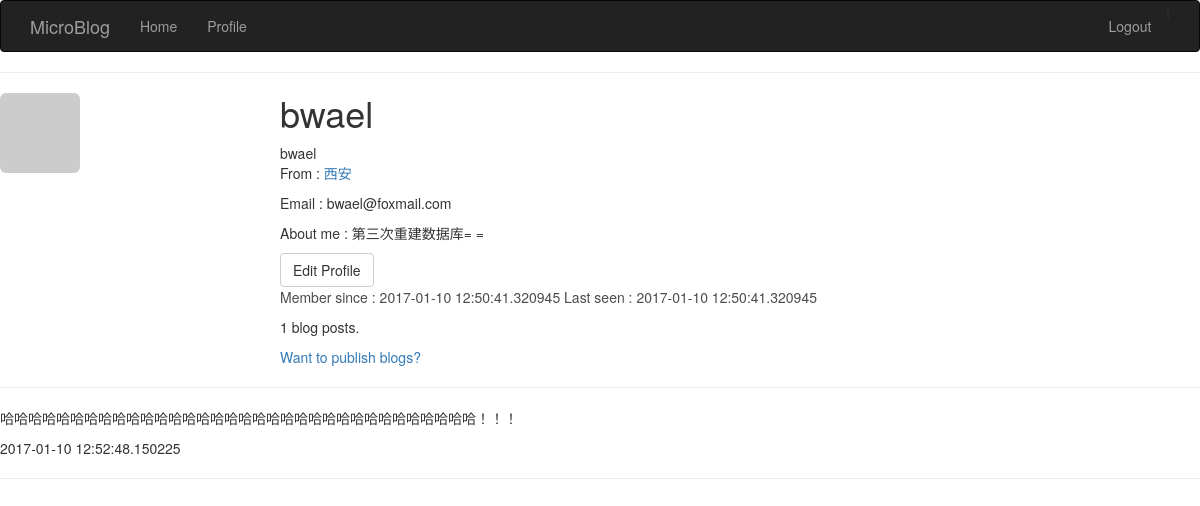
/user/1 (signed in), run on the app's committed database.
### app/models.py (models this page shows, shortened)
class User(db.Model):
    id = db.Column(db.Integer, primary_key = True)
    name = db.Column(db.String(64), index = True, unique = True)
    email = db.Column(db.String(120), index = True, unique = True)
    role_id = db.Column(db.Integer, db.ForeignKey('role.id'))
    password_hash = db.Column(db.String(128))
    posts = db.relationship('Post', backref = 'author', lazy = 'dynamic')
    location = db.Column(db.String(64))
    about_me = db.Column(db.String(140))
    member_since = db.Column(db.DateTime(), default=datetime.now)
    last_seen = db.Column(db.DateTime(), default=datetime.now)
    avatar_hash = db.Column(db.String(32))
    def gravatar(self, size=100, default='identicon', rating='g'):
        if request.is_secure:
            url = 'https://secure.gravatar.com/avatar'
        else:
            url = 'http://www.gravatar.com/avatar'
        hash = self.avatar_hash or hashlib.md5(
            self.email.encode('utf-8')).hexdigest()
        return '{url}/{hash}?s={size}&d={default}&r={rating}'.format(
            url=url, hash=hash, size=size, default=default, rating=rating)
    @property
    def password(self):
        raise AttributeError('password is not a readable attribute')

class Post(db.Model):
    id = db.Column(db.Integer, primary_key = True)
    body = db.Column(db.String(140))
    timestamp = db.Column(db.DateTime)
    user_id = db.Column(db.Integer, db.ForeignKey('user.id'))

### app/views.py (the view)
@app.route('/user/<int:user_id>',defaults = {'page':1}, methods = ['GET', 'POST'])
@app.route('/user/<int:user_id>/page/<int:page>', methods = ['GET', 'POST'])
@login_required
def users(user_id, page):
    user = User.query.filter(User.id == user_id).first()
    if not user:
        flash('The user is not exist!')
        return redirect(url_for('index'))
    if user_id != current_user.id:
        flash('Sorry, you can only view your profile!', 'error')
        return redirect(url_for('index'))
    pagination = Post.query.filter_by(
        user_id = current_user.id
        ).order_by(
        db.desc(Post.timestamp)
        ).paginate(page, PER_PAGE, False)
    blogs = user.posts.all()
    return render_template(
        'user.html',
        user = user,
        blogs = blogs)

### app/views.py (called while the page is built)
@lm.user_loader
def load_user(user_id):
    return User.query.get(int(user_id))

### app/templates/user.html (shortened to what this page needs)
{% extends "base.html" %}
{% block content %}
<div calss="page-header">
<img class="img-rounded profile-thumbnail" src="{{ user.gravatar(size=256) }}">
<div class="profile-header">
<h1>{{ user.name }}</h1>
{% if user.name or user.location %}
        <p>
            {% if user.name %}{{ user.name }}<br>{% endif %}
            {% if user.location %}
                From : <a href="http://maps.google.com/?q={{ user.location }}">{{ user.location }}</a><br>
            {% endif %}
        </p>
{% endif %}
<p>Email : {{ user.email }}</p>
<p>About me : {{ user.about_me }}</p>
{% if user == current_user %}
<a class="btn btn-default" href="{{ url_for('edit_profile',user_id = current_user.id) }}">
    Edit Profile
</a>
{% endif %}
<p style="color:#4c4c4c;">
Member since : {{ user.member_since }}
Last seen : {{ user.last_seen }}
</p>
<p>{{ user.posts.count() }} blog posts. </p>
<a href="{{ url_for('publish', user_id=user.id) }}">Want to publish blogs?</a>
</div>
<hr />
{% if blogs | length %}
    {% for blog in blogs %}
    <p>{{ blog.body }}</p>
    <p>{{ blog.timestamp }}</p>
    <hr />
    {% endfor %}
{% else %}
    <p style="color:blue;">the guy is so lazy.....</p>
{% endif %}
</div>
{% endblock %}

### app/templates/base.html (shortened to what this page needs)
{% extends "bootstrap/base.html" %}
{% block head %}
{{ super() }}
<link rel="stylesheet" type="text/css" href="{{ url_for('static', filename='styles.css') }}">
{% endblock %}
{% block navbar %}
<div class="navbar navbar-inverse" role="navigation">
    <div class="container">
        <div class="navbar-header">
            <a class="navbar-brand" href="/">
                MicroBlog
            </a>
        </div>
        <div class="navbar-collapse collapse">
            <ul class="nav navbar-nav">
                <li>
                    <a href="{{ url_for('index') }}">
                        Home
                    </a>
                </li>
                {% if current_user.is_authenticated %}
                <li>
                    <a href="{{ url_for('users', user_id=current_user.id) }}">
                        Profile
                    </a>
                </li>
                {% endif %}
            </ul>
            <ul class="nav navbar-nav navbar-right">
                {% if not current_user.is_authenticated %}
                |
                <li>
                    <a href="{{ url_for('login') }}">
                        Log in
                    </a>
                </li>
                or
                <li>
                    <a href="{{ url_for('sign_up') }}">
                        Sign up
                    </a>
                </li>
                {% else %}
                <li>
                    <a href="{{ url_for('logout') }}">
                        Logout
                    </a>
                </li>
                {% endif %}
            </ul>
        </div>
    </div>
</div>
    {% block message %}
    <hr />
    {% endblock %}
{% endblock %}

### app/static/styles.css (style rules this page uses)
.profile-thumbnail { position: absolute; }
.profile-header { min-height: 260px; margin-left: 280px; }

### data on the page
User: name "bwael", location "西安", email "bwael@foxmail.com", about_me "第三次重建数据库= =", member_since "2017-01-10 12:50:41.320945", last_seen "2017-01-10 12:50:41.320945"
Post: body "哈哈哈哈哈哈哈哈哈哈哈哈哈哈哈哈哈哈哈哈哈哈哈哈哈哈哈哈哈哈哈哈哈哈！！！", timestamp "2017-01-10 12:52:48.150225"

### other printed values
{{ user.posts.count() }} "1"
